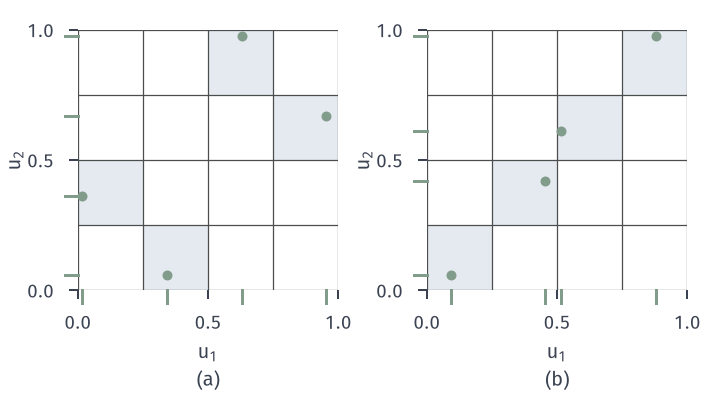

Write the Python code that produced this figure.
from pathlib import Path
import sys
HERE = Path(__file__).resolve().parent
sys.path.insert(0, str(HERE.parent/"vr-common"))
from vr_fig import *
# Latin hypercube, n = 4, d = 2: U_{i,j} = (pi_j(i) - 1 + V_{i,j})/4.
# (a) pi_1 = (2,4,1,3), pi_2 = (1,3,2,4); V_{:,1} = (0.37,0.81,0.06,0.52), V_{:,2} = (0.23,0.68,0.45,0.91).
# (b) same V with pi_1 = pi_2 = (1,2,3,4): also a valid Latin hypercube, but all points in diagonal cells.
V1 = [.37, .81, .06, .52]; V2 = [.23, .68, .45, .91]
def lhs(p1, p2):
    return [((p1[i]-1+V1[i])/4, (p2[i]-1+V2[i])/4) for i in range(4)]
A = lhs([2, 4, 1, 3], [1, 3, 2, 4]); Bp = lhs([1, 2, 3, 4], [1, 2, 3, 4])
fig, axs = figure(width_mm=100, height_mm=56, ncols=2)
panel(fig, left=.11, right=.97, bottom=.22, top=.97, wspace=.34)
for ax, P in zip(axs, (A, Bp)):
    for x, y in P:
        cx, cy = math.floor(4*x)/4, math.floor(4*y)/4
        ax.add_patch(__import__('matplotlib').patches.Rectangle((cx, cy), .25, .25, color=BLUE_FILL, lw=0))
    for t in np.arange(0, 1.01, .25):
        ax.plot([t, t], [0, 1], color=STROKE, lw=.5); ax.plot([0, 1], [t, t], color=STROKE, lw=.5)
    for x, y in P:
        dot(ax, x, y, color=GREEN, ms=4)
        ax.plot([x, x], [-.05, 0], color=GREEN, lw=1.2, clip_on=False); ax.plot([-.05, 0], [y, y], color=GREEN, lw=1.2, clip_on=False)
    ax.set_xlim(0, 1); ax.set_ylim(0, 1); ax.set_aspect('equal')
    ax.set_xticks([0, .5, 1]); ax.set_yticks([0, .5, 1]); ax.tick_params(pad=6)
    ax.spines['left'].set_visible(False); ax.spines['bottom'].set_visible(False)
    axlab(ax, '$u_1$', '$u_2$', pad=4)
tags(fig, axs)
save(fig, HERE, 'figure', {'points_a': A, 'points_b': Bp})
